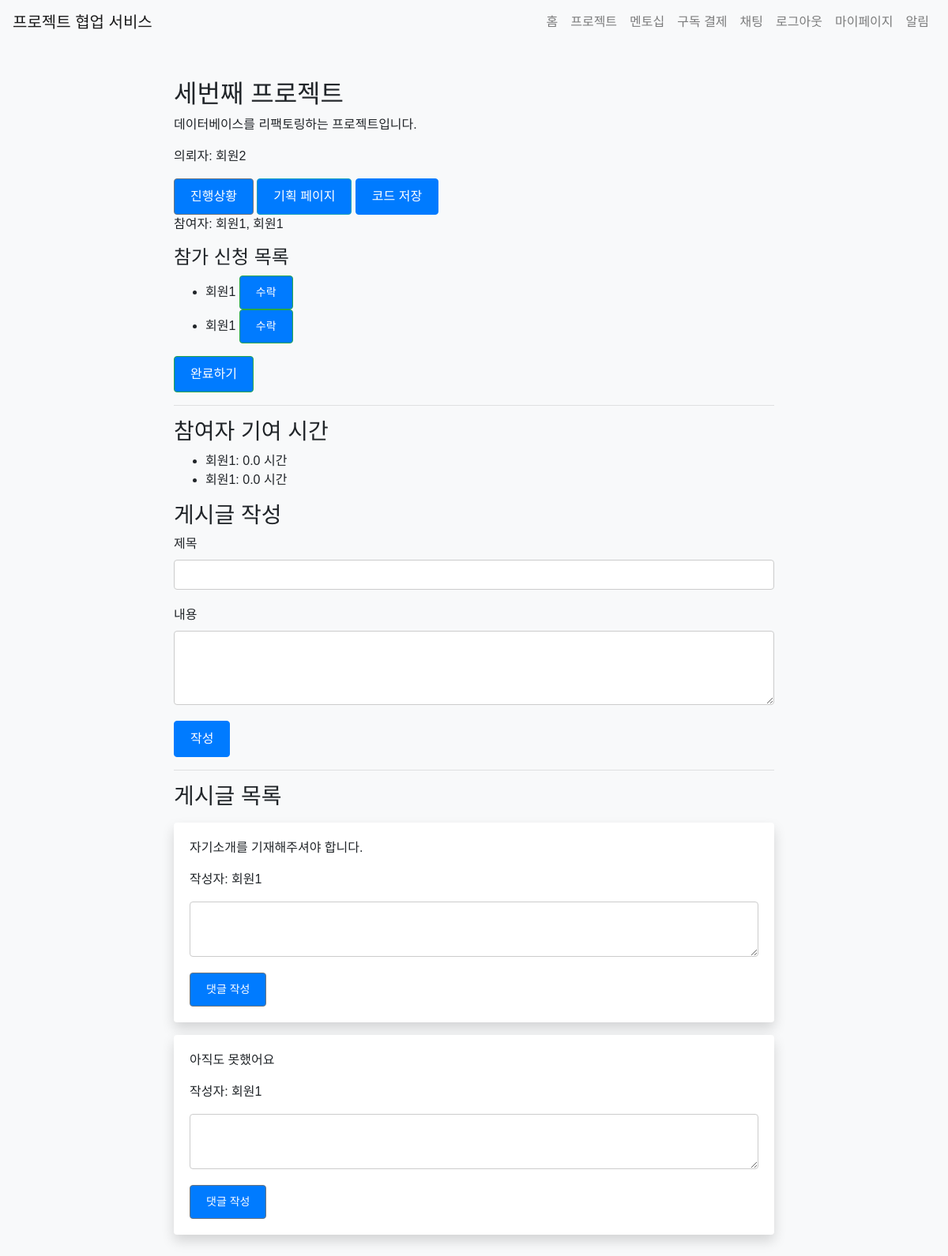
Before: /project/detail/3 (signed in) with the older database file.
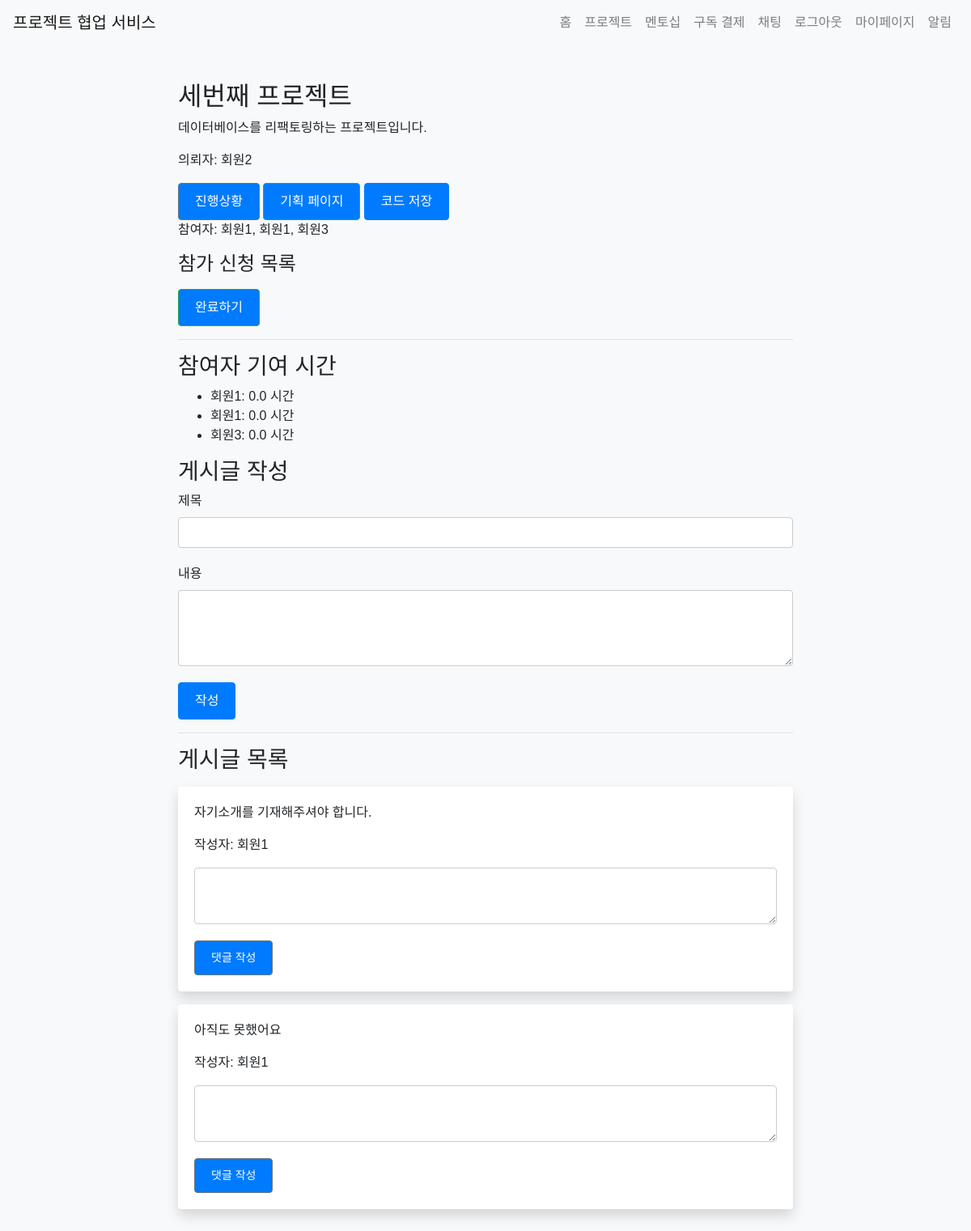
After: the same page with the newer database file.
### app/models.py (models this page shows)
class Project(db.Model):
    id = db.Column(db.Integer, primary_key=True)
    title = db.Column(db.String(100), nullable=False)
    description = db.Column(db.Text, nullable=False)
    start_date = db.Column(db.Date, nullable=False)
    end_date = db.Column(db.Date, nullable=False)
    created_at = db.Column(db.DateTime, default=datetime.utcnow)
    client_id = db.Column(db.Integer, db.ForeignKey('user.id'), nullable=False)
    client = db.relationship('User', back_populates='created_projects')
    completed = db.Column(db.Boolean, default=False)
    participants = db.relationship('User', secondary='project_participant', back_populates='projects', overlaps="project_participants")
    project_participants = db.relationship('ProjectParticipant', back_populates='project', lazy=True, overlaps="participants,projects")
    progresses = db.relationship('ProjectProgress', back_populates='project', lazy=True)  # 새로운 관계 추가
    overview = db.Column(db.Text)
    requirements = db.Column(db.Text)
    flowchart = db.Column(db.Text)
    timeline = db.Column(db.Text)
    github_repo = db.Column(db.String(200))

class User(UserMixin, db.Model):
    id = db.Column(db.Integer, primary_key=True)
    name = db.Column(db.String(100), nullable=False)
    email = db.Column(db.String(120), unique=True, nullable=False)
    password = db.Column(db.String(255), nullable=False)
    bio = db.Column(db.Text)
    chat_rooms = db.relationship('ChatRoom', secondary='chat_room_participant', back_populates='participants', overlaps="chat_room_participants", viewonly = True)
    chat_room_participants = db.relationship('ChatRoomParticipant', back_populates='user', overlaps="chat_rooms,participants")
    notifications = db.relationship('Notification', back_populates='user', lazy=True)
    projects = db.relationship('Project', secondary='project_participant', back_populates='participants', overlaps="project_participants")
    subscription = db.relationship('Subscription', back_populates='subscriber', uselist=False)
    created_projects = db.relationship('Project', back_populates='client', lazy=True, foreign_keys='Project.client_id')
    mentees = db.relationship('User',
                              secondary=mentorship_mentor,
                              primaryjoin=(mentorship_mentor.c.mentor_id == id),
                              secondaryjoin=(mentorship_mentor.c.mentee_id == id),
                              backref=db.backref('mentors', lazy='dynamic'),
                              lazy='dynamic')
    pending_mentees = db.relationship('User',
                                    secondary=mentorship_mentee,
                                    primaryjoin=(mentorship_mentee.c.mentor_id == id),
                                    secondaryjoin=(mentorship_mentee.c.mentee_id == id),
                                    backref=db.backref('pending_mentors', lazy='dynamic'),
                                    lazy='dynamic')
    project_participants = db.relationship('ProjectParticipant', back_populates='user', lazy=True, overlaps="projects")

class ProjectParticipant(db.Model):
    id = db.Column(db.Integer, primary_key=True)
    user_id = db.Column(db.Integer, db.ForeignKey('user.id'), nullable=False)
    project_id = db.Column(db.Integer, db.ForeignKey('project.id'), nullable=False)
    hours_contributed = db.Column(db.Float, default=0.0)
    accepted = db.Column(db.Boolean, default=False)  # 새로 추가된 필드
    user = db.relationship('User', back_populates='project_participants', overlaps="participants,projects")
    project = db.relationship('Project', back_populates='project_participants', overlaps="participants,projects")

class ProjectPost(db.Model):
    id = db.Column(db.Integer, primary_key=True)
    project_id = db.Column(db.Integer, db.ForeignKey('project.id'), nullable=False)
    user_id = db.Column(db.Integer, db.ForeignKey('user.id'), nullable=False)
    title = db.Column(db.String(100), nullable=False)
    content = db.Column(db.Text, nullable=False)
    created_at = db.Column(db.DateTime, default=datetime.utcnow)
    project = db.relationship('Project', backref=db.backref('posts', lazy=True))
    user = db.relationship('User', backref=db.backref('project_posts', lazy=True))

### app/views/project.py (the view)
@bp.route('/detail/<int:project_id>')
@login_required
def detail(project_id):
    project = Project.query.get_or_404(project_id)
    post_form = PostForm()
    comment_form = CommentForm()
    contribution_form = ContributionForm()
    accept_form = AcceptParticipantForm()
    participate_form = ParticipateForm()
    return render_template('project/detail.html', project=project, post_form=post_form, comment_form=comment_form, contribution_form = contribution_form, accept_form = accept_form, form=participate_form)

### app/forms.py
class PostForm(FlaskForm):
    title = StringField('제목', validators=[DataRequired()])
    content = TextAreaField('내용', validators=[DataRequired()])
    submit = SubmitField('작성')

class CommentForm(FlaskForm):
    content = TextAreaField('댓글', validators=[DataRequired()])
    submit = SubmitField('작성')

### app/__init__.py (called while the page is built)
@login_manager.user_loader
def load_user(user_id):
    if user_id is not None:
        return User.query.get(int(user_id))
    return None

### app/templates/project/detail.html (shortened to what this page needs)
{% extends 'base.html' %}
{% block content %}
<h2>{{ project.title }}</h2>
<p>{{ project.description }}</p>
<p>의뢰자: {{ project.client.name }}</p>
{% if current_user in project.participants or current_user == project.client %}
<a href="{{ url_for('project.progress', project_id=project.id) }}" class="btn btn-secondary">진행상황</a>
<a href="{{ url_for('project.plan', project_id=project.id) }}" class="btn btn-info">기획 페이지</a>
<a href="{{ url_for('project.save_code', project_id=project.id) }}" class="btn btn-primary">코드 저장</a>
{% endif %}
<p>참여자:
{% for participant in project.participants %}
    {{ participant.name }}{% if not loop.last %}, {% endif %}
{% endfor %}
</p>
{% if current_user.id == project.client_id %}
  <h4>참가 신청 목록</h4>
  <ul>
    {% for participant in project.project_participants %}
      {% if not participant.accepted %}
        <li>
            {{ participant.user.name }}
            <form action="{{ url_for('project.accept_participant', project_id=project.id) }}" method="post" class="d-inline">
                {{ accept_form.submit(class='btn btn-sm btn-success') }}
            </form>
        </li>
      {% endif %}
    {% endfor %}
  </ul>
{% endif %}
{% if not project.completed %}
    {% if current_user.id == project.client_id %}
    <a href="{{ url_for('project.complete_project', project_id=project.id) }}" class="btn btn-success">완료하기</a>
    {% endif %}
{% else %}
<p>프로젝트 완료</p>
{% endif %}
<hr>
<h3>참여자 기여 시간</h3>
<ul>
  {% for participant in project.project_participants %}
    <li>{{ participant.user.name }}: {{ participant.hours_contributed }} 시간</li>
  {% endfor %}
</ul>
<h3>게시글 작성</h3>
<form action="{{ url_for('project.create_post', project_id=project.id) }}" method="post">
    <div class="form-group">
        {{ post_form.title.label }}
        {{ post_form.title(class="form-control") }}
    </div>
    <div class="form-group">
        {{ post_form.content.label }}
        {{ post_form.content(class="form-control", rows="3") }}
    </div>
    {{ post_form.submit(class="btn btn-primary") }}
</form>
<hr>
<h3>게시글 목록</h3>
{% for post in project.posts %}
<div class="card my-3">
    <div class="card-body">
        <p class="card-text">{{ post.content }}</p>
        <p class="card-text">작성자: {{ post.user.name }}</p>
        <form action="{{ url_for('project.create_comment', post_id=post.id) }}" method="post">
            <div class="form-group">
                <textarea name="content" class="form-control" rows="2"></textarea>
            </div>
            <button type="submit" class="btn btn-secondary btn-sm">댓글 작성</button>
        </form>
    </div>
</div>
{% endfor %}
{% endblock %}

### app/templates/base.html (shortened to what this page needs)
<!DOCTYPE html>
<html lang="ko">
<head>
    <link rel="stylesheet" href="https://maxcdn.bootstrapcdn.com/bootstrap/4.5.2/css/bootstrap.min.css">
    <link rel="stylesheet" href="{{ url_for('static', filename='css/style.css') }}">
</head>
<body>
    <nav class="navbar navbar-expand-lg navbar-light bg-light">
        <a class="navbar-brand" href="/">프로젝트 협업 서비스</a>
        <div class="collapse navbar-collapse" id="navbarNav">
            <ul class="navbar-nav ml-auto">
                <li class="nav-item">
                    <a class="nav-link" href="{{ url_for('main.index') }}">홈</a>
                </li>
                <li class="nav-item">
                    <a class="nav-link" href="{{ url_for('project.list_projects') }}">프로젝트</a>
                </li>
                {% if current_user.is_authenticated %}
                <li class="nav-item">
                    <a class="nav-link" href="{{ url_for('mentorship.index') }}">멘토십</a>
                </li>
                <li class="nav-item">
                    <a class="nav-link" href="{{ url_for('payments.subscribe') }}">구독 결제</a>
                </li>
                <li class="nav-item">
                    <a class="nav-link" href="{{ url_for('chat.chat_list') }}">채팅</a>
                </li>
                <li class="nav-item">
                    <a class="nav-link" href="{{ url_for('auth.logout') }}">로그아웃</a>
                </li>
                <li class="nav-item">
                    <a class="nav-link" href="{{ url_for('mypage.index') }}">마이페이지</a>
                </li>
                <li class="nav-item">
                    <a class="nav-link" href="{{ url_for('notification.index') }}">
                        알림
                    </a>
                </li>
                {% endif %}
            </ul>
        </div>
    </nav>
    <div class="container mt-4">
        {% block content %}{% endblock %}
    </div>
</body>
</html>

### app/static/css/style.css (style rules this page uses)
.btn-primary { background-color: #007bff; border-color: #007bff; }
body { font-family: Arial, sans-serif; background-color: #f8f9fa; margin: 0; padding: 0; }
.container { max-width: 800px; margin: 0 auto; padding: 20px; }
.form-group { margin-bottom: 20px; }
.form-control { width: 100%; padding: 10px; border: 1px solid #ccc; border-radius: 4px; }
.btn { display: inline-block; padding: 10px 20px; background-color: #007bff; color: #fff; text-decoration: none; border-radius: 4px; cursor: pointer; }
.btn-primary { background-color: #007bff; }
.card { border: none; box-shadow: 0 0.5rem 1rem rgba(0, 0, 0, 0.15); }

Changed rows visible on the page:
no longer on one of the page's lists (row edited): ProjectParticipant: user.name "회원1"
no longer on one of the page's lists (row edited): ProjectParticipant: user.name "회원1"
shown differently, row unchanged: User (number 3 of 4 on the later page): now shows ","
now on this page (row unchanged): User: name "회원3"
added ProjectParticipant: user.name "회원3", hours_contributed "0.0", shown under "참여자 기여 시간"
